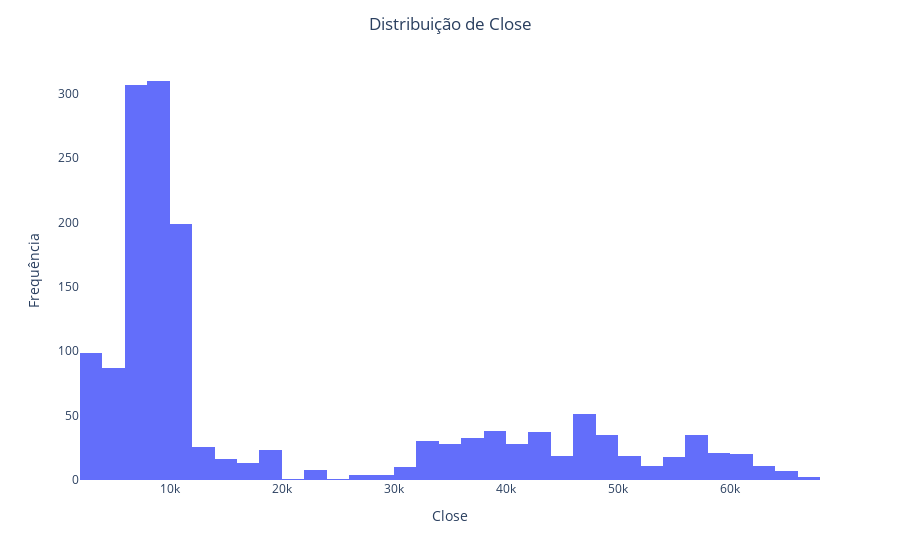
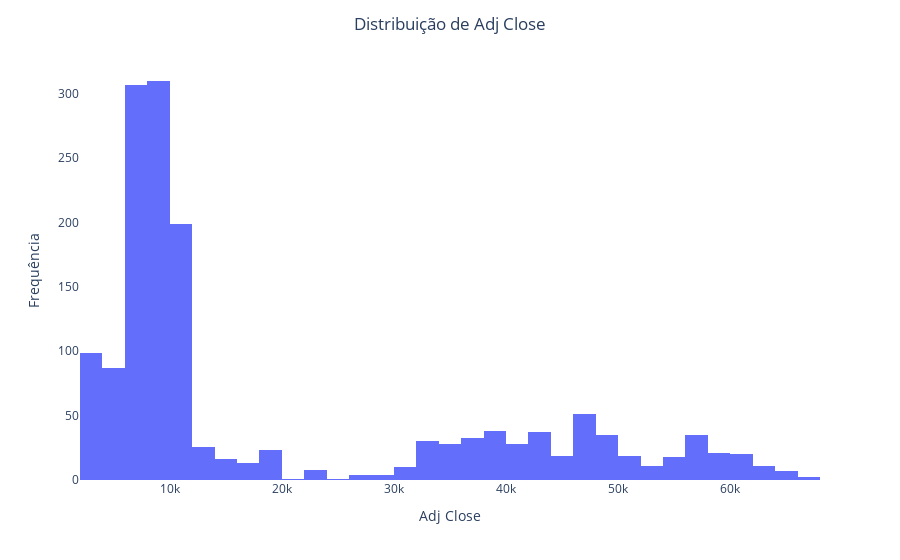

Here is the notebook cell these charts were saved with, in order:
### Code cell
for col in red.columns:
    fig = px.histogram(df, x=col)
    fig.update_layout(title=f'Distribuição de {col}',
                        title_x=0.5,
                        xaxis_title=col,
                        yaxis_title='Frequência')
    #Remove background
    fig.update_layout(plot_bgcolor='rgba(0,0,0,0)')
    fig.write_image(f'plots/data_prep/{col}.png')
    fig.show()

### Figure 1 — Plotly figure (JSON) as saved in the notebook; plotly's stock layout.template omitted (floating-point values rounded to 4 significant figures; data arrays with more than 128 entries replaced by an {"elided": "..."} marker saying what was removed)
{"data": [{"alignmentgroup": "True", "bingroup": "x", "hovertemplate": "Close=%{x}<br>count=%{y}<extra></extra>", "legendgroup": "", "marker": {"color": "#636efa", "pattern": {"shape": ""}}, "name": "", "offsetgroup": "", "orientation": "v", "showlegend": false, "x": {"elided": "1551 float values"}, "xaxis": "x", "yaxis": "y", "type": "histogram"}], "layout": {"xaxis": {"anchor": "y", "domain": [0, 1], "title": {"text": "Close"}}, "yaxis": {"anchor": "x", "domain": [0, 1], "title": {"text": "Frequência"}}, "legend": {"tracegroupgap": 0}, "margin": {"t": 60}, "barmode": "relative", "title": {"text": "Distribuição de Close", "x": 0.5}, "plot_bgcolor": "rgba(0,0,0,0)"}}

### Figure 2 — Plotly figure (JSON) as saved in the notebook; plotly's stock layout.template omitted (floating-point values rounded to 4 significant figures; data arrays with more than 128 entries replaced by an {"elided": "..."} marker saying what was removed)
{"data": [{"alignmentgroup": "True", "bingroup": "x", "hovertemplate": "Adj Close=%{x}<br>count=%{y}<extra></extra>", "legendgroup": "", "marker": {"color": "#636efa", "pattern": {"shape": ""}}, "name": "", "offsetgroup": "", "orientation": "v", "showlegend": false, "x": {"elided": "1551 float values"}, "xaxis": "x", "yaxis": "y", "type": "histogram"}], "layout": {"xaxis": {"anchor": "y", "domain": [0, 1], "title": {"text": "Adj Close"}}, "yaxis": {"anchor": "x", "domain": [0, 1], "title": {"text": "Frequência"}}, "legend": {"tracegroupgap": 0}, "margin": {"t": 60}, "barmode": "relative", "title": {"text": "Distribuição de Adj Close", "x": 0.5}, "plot_bgcolor": "rgba(0,0,0,0)"}}
